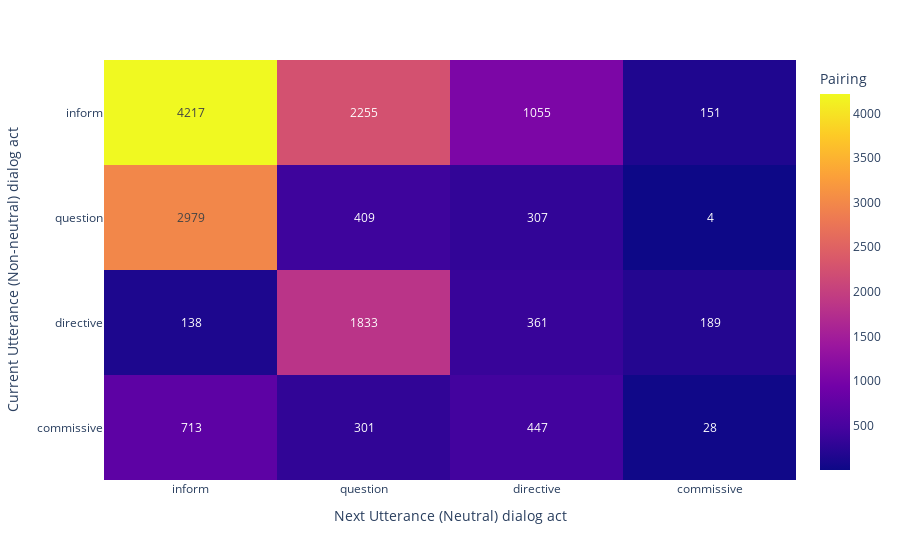

The notebook cell saved with this chart:
### Code cell
dialog_act_name = []
heatmap_array = []

for act, inner_dict in potong_stim_dict.items():
    
    dialog_act_name.append(act)
    heatmap_array.append([value for act, value in inner_dict.items()])

fig = px.imshow(
    heatmap_array,
    labels=dict(
        x='Next Utterance (Neutral) dialog act',
        y='Current Utterance (Non-neutral) dialog act',  
        color='Pairing'
    ),
    x=dialog_act_name,
    y=dialog_act_name,
    text_auto=True, aspect="auto"
)

fig.show()

### Figure 1 — Plotly figure (JSON) as saved in the notebook; plotly's stock layout.template omitted (floating-point values rounded to 4 significant figures)
{"data": [{"coloraxis": "coloraxis", "hovertemplate": "Next Utterance (Neutral) dialog act: %{x}<br>Current Utterance (Non-neutral) dialog act: %{y}<br>Pairing: %{z}<extra></extra>", "name": "0", "texttemplate": "%{z}", "type": "heatmap", "x": ["inform", "question", "directive", "commissive"], "xaxis": "x", "y": ["inform", "question", "directive", "commissive"], "yaxis": "y", "z": [[4217, 2255, 1055, 151], [2979, 409, 307, 4], [138, 1833, 361, 189], [713, 301, 447, 28]]}], "layout": {"coloraxis": {"colorbar": {"title": {"text": "Pairing"}}, "colorscale": [[0, "#0d0887"], [0.1111, "#46039f"], [0.2222, "#7201a8"], [0.3333, "#9c179e"], [0.4444, "#bd3786"], [0.5556, "#d8576b"], [0.6667, "#ed7953"], [0.7778, "#fb9f3a"], [0.8889, "#fdca26"], [1, "#f0f921"]]}, "margin": {"t": 60}, "xaxis": {"anchor": "y", "domain": [0, 1], "title": {"text": "Next Utterance (Neutral) dialog act"}}, "yaxis": {"anchor": "x", "autorange": "reversed", "domain": [0, 1], "title": {"text": "Current Utterance (Non-neutral) dialog act"}}}}
